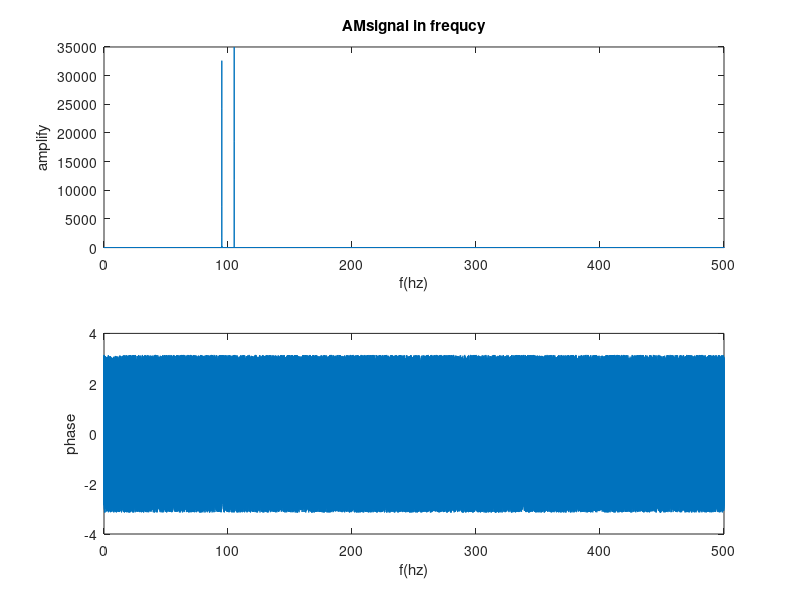
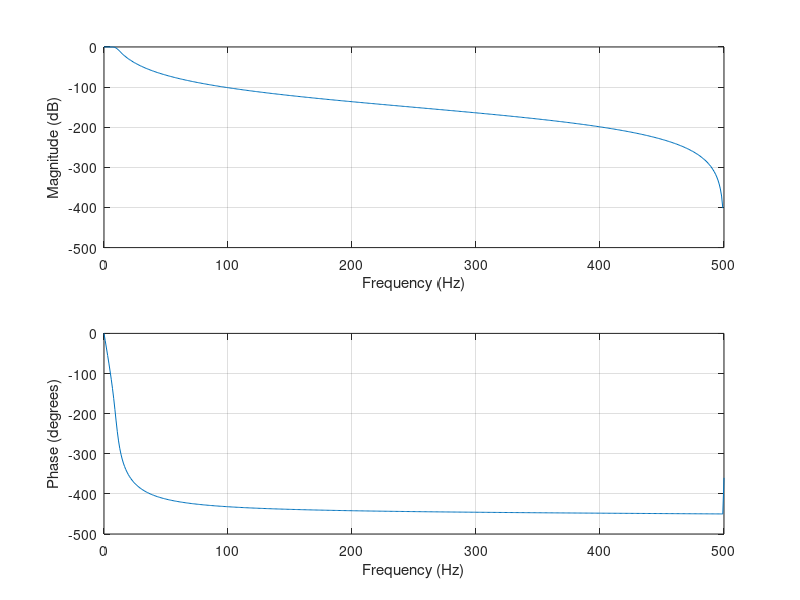
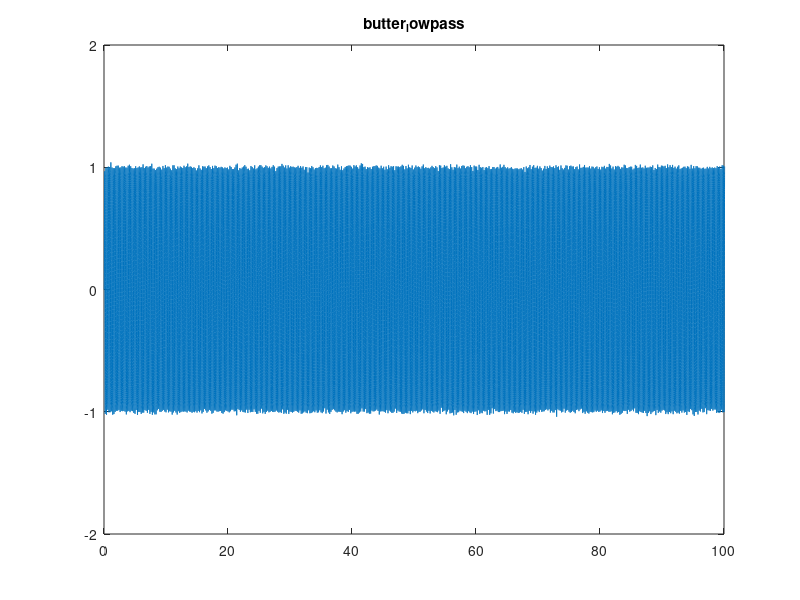
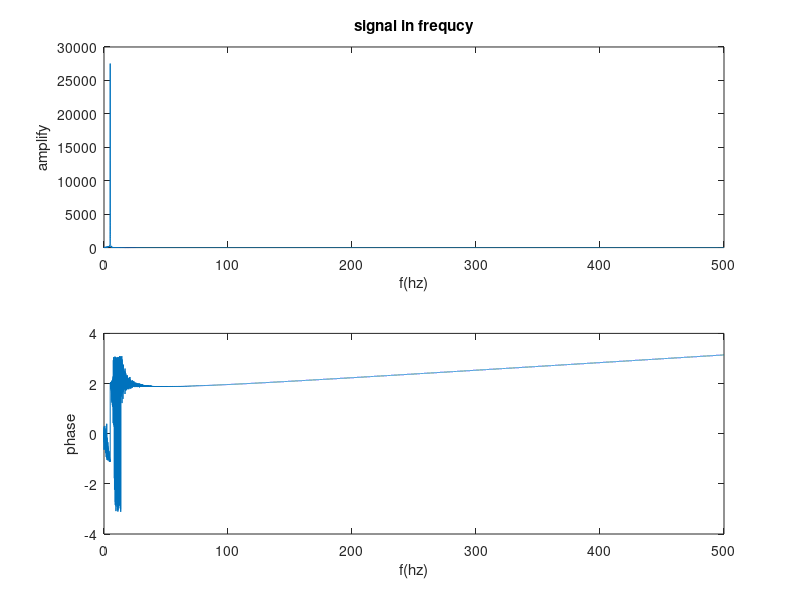

MATLAB code to generate these figures, in order:
clc
close all
clear

pkg load signal
pkg load communications

fs = 1000;
fm = 100;
fb = 5;

dt = 1/fs;
t = 0:dt:1000;
%%调制后信号时域显示
Am = sin(t*2*pi*fb);

Am = awgn(Am , 20 , 'measured');
xh = sin(t*2*pi*fm);
s = Am.*xh;
plot(s);
title('AM amplify-time');

%%


%%调制后信号频谱显示
n =  65536*4;
fs_s = (0:n-1)*(fs/n);
s1 = s(1:n);
s2 = s1.*(hamming(n)');
tran_data = fft(s2,n);
half_n = floor(n/2);
tran_data1 = tran_data(1:half_n);
fs_s1 = fs_s(1:half_n);
subplot(2,1,1);
plot(fs_s1,abs(tran_data1));
xlabel('f(hz)');
ylabel('amplify');
title('AMsignal in frequcy');
subplot(2,1,2);
plot(fs_s1,angle(tran_data1));
xlabel('f(hz)');
ylabel('phase');
%%
xh_n = xh;
##xh_n = sin(t.*(2*pi*fm)+randn(size(t)).*(0.5*pi));

x_ds = s .* xh_n;


%%lowpass filter
fc = 10;
[b,a] = butter(5,fc/(fs/2));
figure();
freqz(b,a,[],fs);

x_ds_f = 2*filter(b,a,x_ds);
figure();
plot(t,x_ds_f );
title ("butter_lowpass");
axis([0,100,-2,2]);

%%


%%解调信号显示
figure();
n =  65536;
fs_s = (0:n-1)*(fs/n);
tran_data = fft(x_ds_f,n);
half_n = floor(n/2);
tran_data1 = tran_data(1:half_n);
fs_s1 = fs_s(1:half_n);
subplot(2,1,1);
plot(fs_s1,abs(tran_data1));
xlabel('f(hz)');
ylabel('amplify');
title('signal in frequcy');
subplot(2,1,2);
plot(fs_s1,angle(tran_data1));
xlabel('f(hz)');
ylabel('phase');

%%
